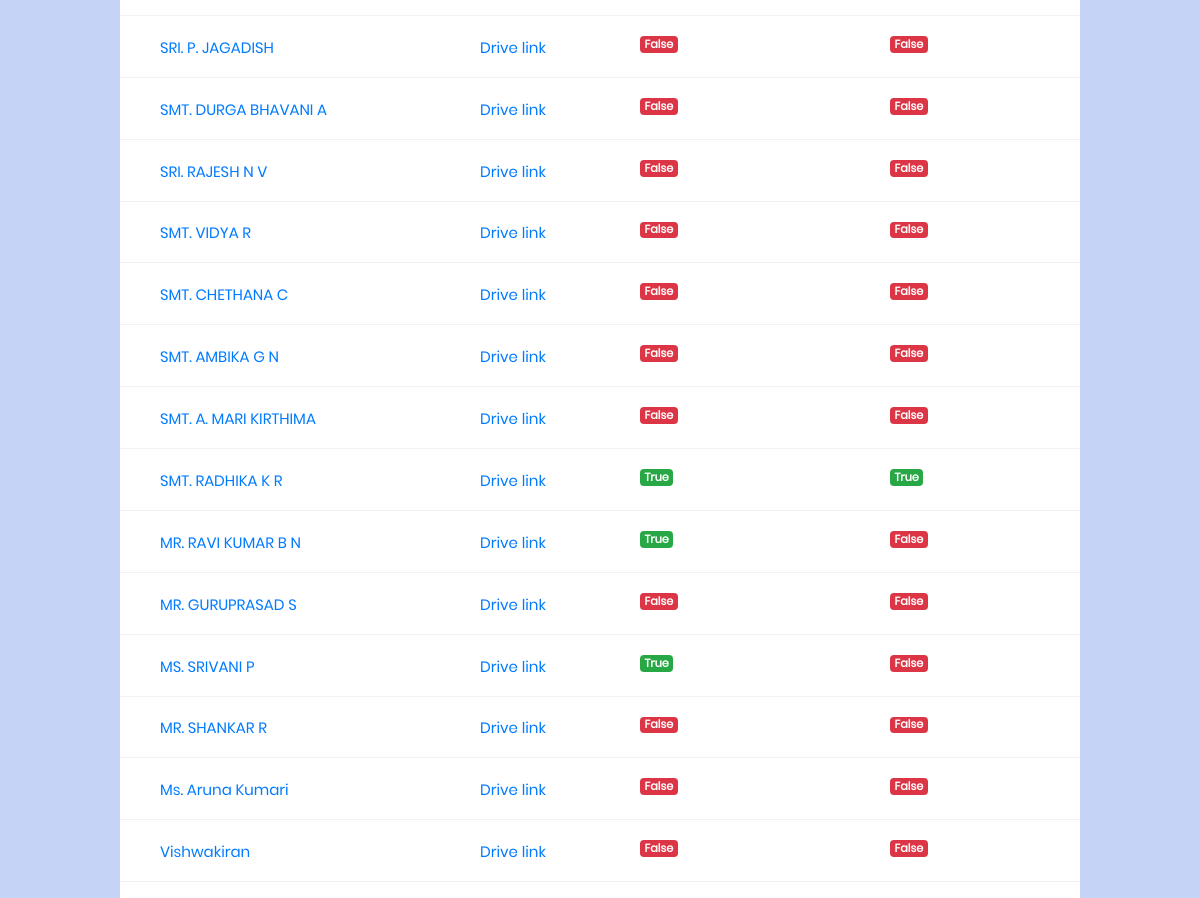
The page /hod_display/ (signed in, middle part) on the database as committed earlier.
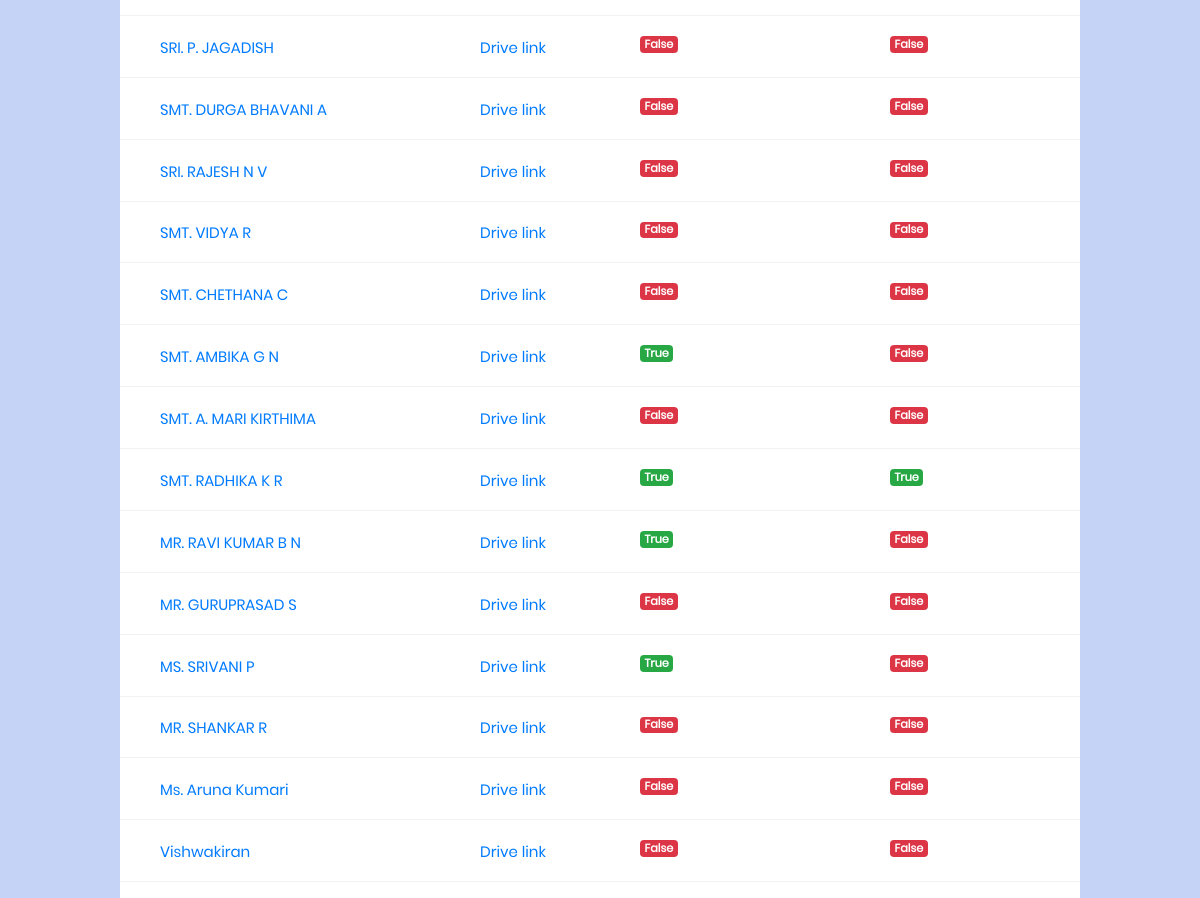
The same page on the database as committed later.
### facform1/models.py (models this page shows, shortened)
class User(AbstractUser):
	phone = models.BigIntegerField(null=True)
	department = models.ForeignKey('Department', on_delete=models.CASCADE,null=True)
	designation = models.ForeignKey('Designation', on_delete=models.CASCADE,null=True)
	teach_status = models.BooleanField(default=False)
	hod_status = models.BooleanField(default=False)
	principal_status = models.BooleanField(default=False)
	doc_link = models.CharField(max_length=2000, blank=True, null=True)
	info = models.CharField(max_length=20, blank=True, null=True)

### facform1/views.py (the view)
# urls.py: url(r'^hod_display/', views.hod_display,name="hod_display"),
def hod_display(request):
	user = request.user
	pk = request.user.pk
	hod_dept = user.department
	hod_desg = user.designation
	c1 = User.objects.filter(department=hod_dept).filter(designation__pk=11)
	c2 = User.objects.filter(department=hod_dept).filter(designation__pk=9)
	c3 = User.objects.filter(department=hod_dept).filter(designation__pk=10)
	c4 = list(chain(c2,c3))
	context = {'name':c1,'name1':c4 ,'hod_dept':hod_dept}
	return render(request,'hod_display.html',context=context)

### facform1/models.py (called while the page is built)
	def __str__(self):
		return self.name

### templates/hod_display.html (shortened to what this page needs)
<!DOCTYPE html>
{% load staticfiles %}
<html lang="en">
<head>
	<link rel="stylesheet" type="text/css" href="{% static "vendor/bootstrap/css/bootstrap.min.css" %}">
	<link rel="stylesheet" type="text/css" href="{% static "fonts/font-awesome-4.7.0/css/font-awesome.min.css" %}">
	<link rel="stylesheet" type="text/css" href="{% static "vendor/animate/animate.css" %}">
	<link rel="stylesheet" type="text/css" href="{% static "vendor/select2/select2.min.css" %}">
	<link rel="stylesheet" type="text/css" href="{% static "vendor/perfect-scrollbar/perfect-scrollbar.css" %}">
	<link rel="stylesheet" type="text/css" href="{% static "css/util.css" %}">
	<link rel="stylesheet" type="text/css" href="{% static "css/main1.css" %}">
</head>
<body style="background:#c3d1f8">
	<div style="margin-top:-25%;" class="limiter">
		<div class="container-table100">
			<div class="wrap-table100">
					<div class="table">
            {% for info in name %}
						<div class="row">
							<div class="cell" data-title="Faculty Name">
								  <a {% if info.hod_status == False %} href="/hod_teacher_display/{{info.pk}}" {% else %} href="#" {% endif %}>{{info.first_name}}</a>
							</div>
							<div class="cell" data-title="Documents">
								<a href="{{info.doc_link}}">Drive link</a>
							</div>
							<div class="cell" data-title="f-sub">
                {% if info.teach_status %}
								  <span class="badge badge-success pull-left">{{info.teach_status}}</span>
                {% else %}
                  <span class="badge badge-danger pull-left">{{info.teach_status}}</span>
                {% endif %}
							</div>
							<div class="cell" data-title="hod-review">
                {% if info.hod_status %}
								  <span class="badge badge-success pull-left">{{info.hod_status}}</span>
                {% else %}
                  <span class="badge badge-danger pull-left">{{info.hod_status}}</span>
                {% endif %}
							</div>
						</div>
            {% endfor %}
					</div>
			</div>
		</div>
	</div>
</body>
</html>

Rows that differ between the two databases and show on the page:
changed User "SMT. AMBIKA G N": teach_status "False" → "True"
